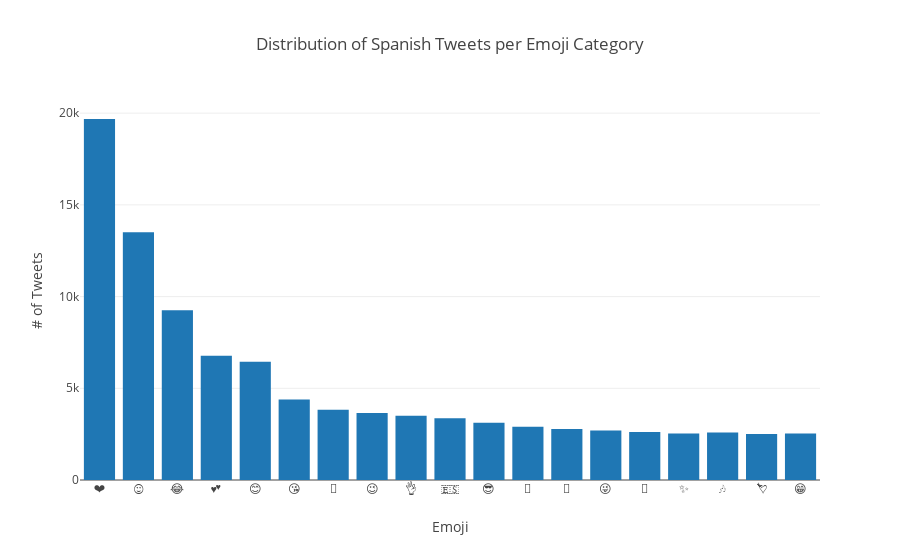

Notebook code for this chart:
### Code cell
es_fig = go.Figure(data=es_data,layout=es_layout)
plotly.offline.iplot(es_fig)
# es_count.iplot(kind ='bar', yTitle = 'Number of Tweets', title ='Distribution of Spanish Tweets per Emoji Category')

### Figure 1 — Plotly figure (JSON) as saved in the notebook; plotly's stock layout.template omitted (floating-point values rounded to 4 significant figures)
{"data": [{"type": "bar", "x": ["❤️", "😍", "😂", "💕", "😊", "😘", "💪", "😉", "👌", "🇪🇸", "😎", "💙", "💜", "😜", "💞", "✨", "🎶", "💘", "😁"], "y": [19682, 13505, 9253, 6769, 6444, 4387, 3833, 3651, 3501, 3370, 3125, 2907, 2786, 2694, 2613, 2537, 2583, 2508, 2534]}], "layout": {"title": "Distribution of Spanish Tweets per Emoji Category", "xaxis": {"dtick": 1, "showgrid": false, "showticklabels": true, "title": "Emoji"}, "yaxis": {"showgrid": true, "showticklabels": true, "title": "# of Tweets"}}}
